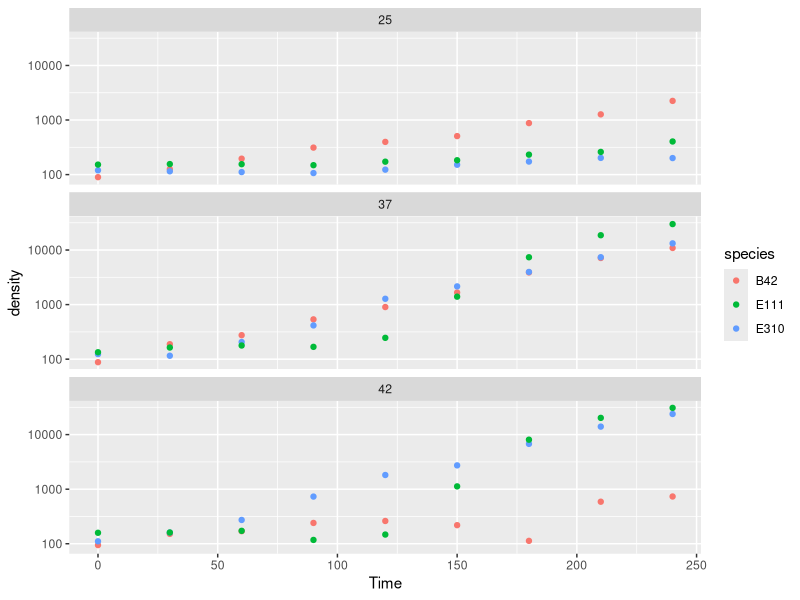

Write R code to recreate this figure.
library(tidyverse)

dt1 <- read_csv("T25C.csv")
dt1$Temp = 25

dt2 <- read_csv("T37C.csv")
dt2$Temp = 37

dt3 <- read_csv("T42C.csv")
dt3$Temp = 42

dt = rbind(dt1, dt2, dt3) %>% 
  pivot_longer(-c(Time, Temp),
              names_to = "species",
               values_to = "density")
  

ggplot(dt, 
       aes(x = Time, 
       y = density,
       ))+
  geom_point(aes(color = species))+
  facet_wrap(~Temp, nrow = 3)+
  scale_y_log10()
